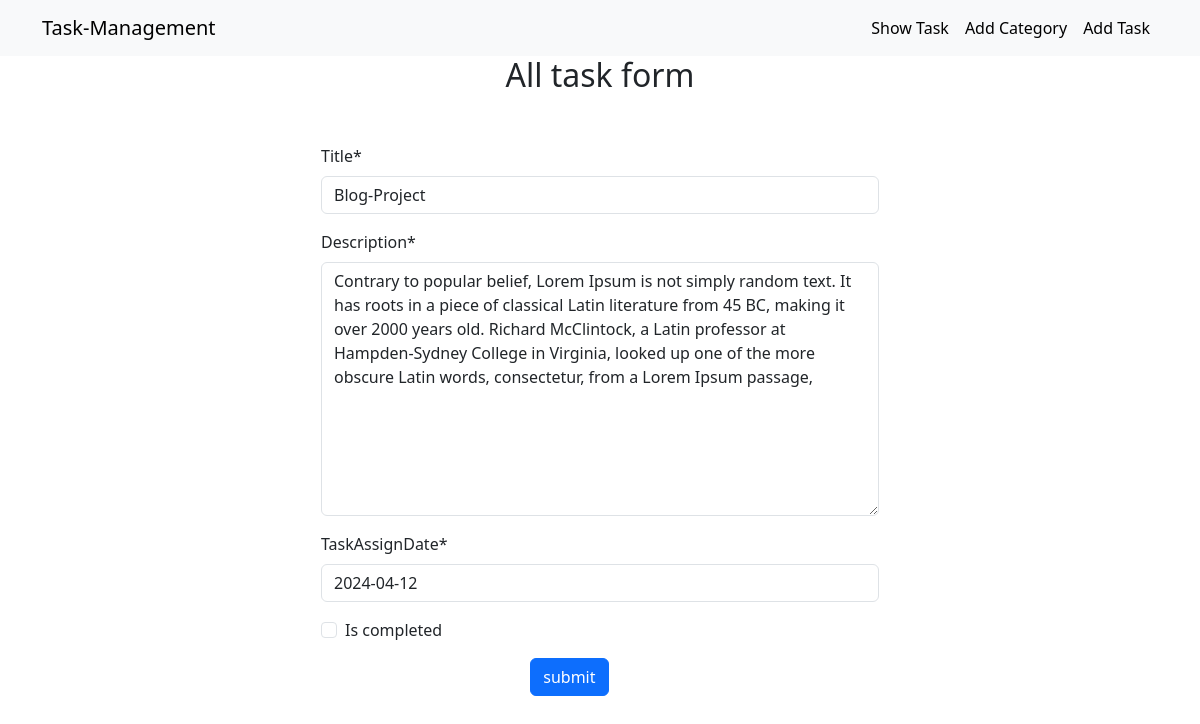
/add_task/edit_task/4, run on the app's committed database.
### TaskModel/models.py (models this page shows, shortened)
class TaskModel(models.Model):
    title=models.CharField(max_length=100)
    description=models.TextField()
    taskAssignDate = models.DateField()
    is_completed = models.BooleanField(default=False)

### TaskModel/views.py (the view)
# urls.py: path('edit_task/<int:id>',views.edit_task,name='edit_task'),
def edit_task(request,id):
      edit=models.TaskModel.objects.get(pk=id)
      Task_form = form.TaskForm(instance=edit)
      if request.method == "POST":
        Task_form = form.TaskForm(request.POST,instance=edit)
        if Task_form.is_valid():
           Task_form.save()
           return redirect("show")
      return render(request,'addTask.html',{'task':Task_form})

### TaskModel/form.py
class TaskForm(forms.ModelForm):
    class Meta:
        model=TaskModel
        fields= '__all__'

### TaskModel/templates/addTask.html (shortened to what this page needs)
{% extends "base.html" %}
{% load crispy_forms_tags%}
{% block content %}
<h2 class="text-center"> All task form</h2>
<form  style="width: 50%; margin:auto;margin-top: 50px;" method='post'>
    {{task | crispy}}
    <div class="w-25 m-auto "> <button class="btn btn-primary ">submit</button></div>
   </form>
{% endblock content %}

### data on the page
TaskModel: title "Blog-Project", description "Contrary to popular belief, Lorem Ipsum is not simply random text. It has roots in a piece of classical Latin literature from 45 BC, making it over 2000 years old. Richard McClintock, a Latin professor at Hampden-Sydney College in Virginia, looked up one of the more obscure Latin words, consectetur, from a Lorem Ipsum passage,", taskAssignDate "2024-04-12"
